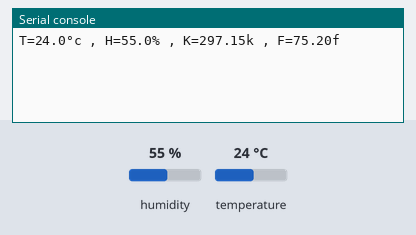
This program was run on a simulated ESP32 board running MicroPython. Parts: the last lines printed to the serial console. Inputs (shaded band) come from the test bench; at power-on: humidity 55 %, temperature 24 °C.

Above: at 1.2 s.
1.3 s: humidity set to 22 %
At 2.6 s:
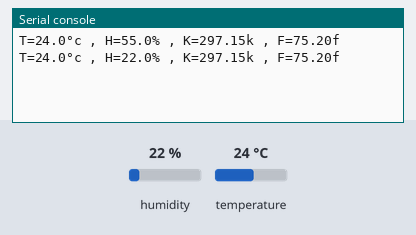
2.8 s: temperature set to 12 °C
At 3.8 s:
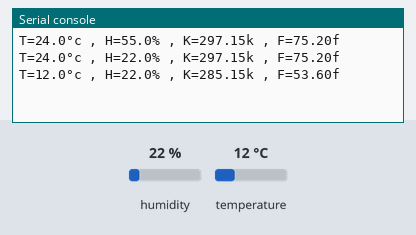
4.3 s: humidity set to 40 %
At 5.8 s:
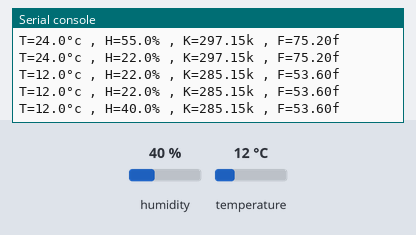
Timing chart, 0 to 7.3 s (numbered marks = the images above; inputs shaded):
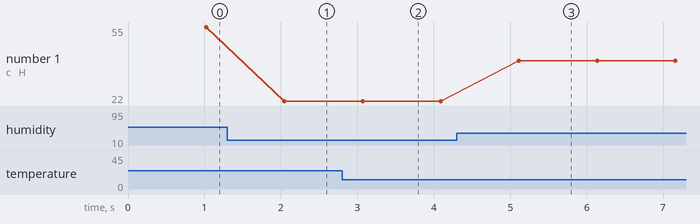

The program:

dhtbasico.py
```python
from machine import Pin
from utime import sleep
from dht import DHT11

sensorDHT = DHT11(Pin(4))

#file = open("sensores.csv", "w")

while True:

    sleep(1)
    sensorDHT.measure()
    tem = sensorDHT.temperature()
    hum = sensorDHT.humidity()
    kel = tem + 273.15
    far = (tem *9)/5 + 32
    #file.write(str("T={:02.1f}°c ; H={:02.1f}% ; K={:02.2f}k ; F={:02.2f}f \n ".format(tem, hum, kel, far)))
    #file.flush()
    print("T={:02.1f}°c , H={:02.1f}% , K={:02.2f}k , F={:02.2f}f  ".format(tem, hum, kel, far))


    
```

Measured:
- after the input at 1.3 s, the serial console: prints a new line after 0.75 s (image 1)
- after the input at 2.8 s, the serial console: prints a new line after 0.27 s (image 2)
- after the input at 4.3 s, the serial console: prints a new line after 0.81 s (image 3)
- plotted number 1: 55 → 22 after the input at 1.3 s, 22 → 40 after the input at 4.3 s
